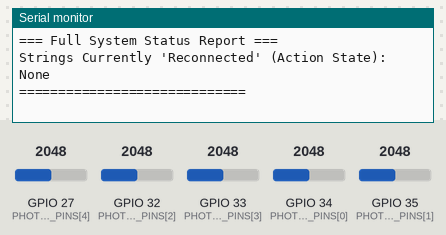
A sketch run on a simulated ESP32. Shown: the last lines printed to the serial monitor. Inputs (shaded band) come from the test bench; at power-on: GPIO 27 (PHOTODIODE_PINS[4]) = 2048, GPIO 32 (PHOTODIODE_PINS[2]) = 2048, GPIO 33 (PHOTODIODE_PINS[3]) = 2048, GPIO 34 (PHOTODIODE_PINS[0]) = 2048, GPIO 35 (PHOTODIODE_PINS[1]) = 2048.

Above: at 3.2 s.
3.3 s: GPIO 27 (PHOTODIODE_PINS[4]) set to 1960
At 4.0 s:
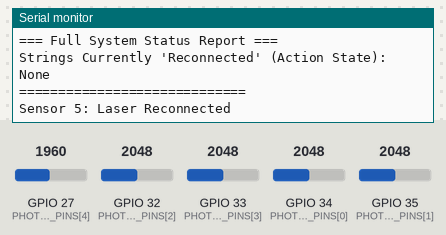
5.6 s: GPIO 32 (PHOTODIODE_PINS[2]) set to 1960
At 7.5 s:
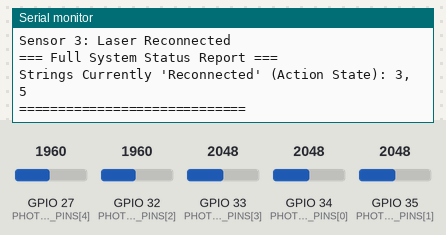
8.6 s: GPIO 33 (PHOTODIODE_PINS[3]) set to 1960
At 9.6 s:
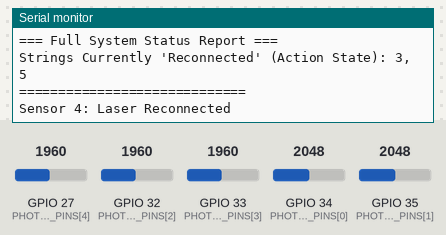
11.6 s: GPIO 34 (PHOTODIODE_PINS[0]) set to 1960
At 12.8 s:
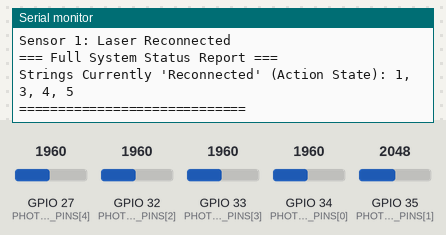
14.6 s: GPIO 35 (PHOTODIODE_PINS[1]) set to 1960
At 15.4 s:
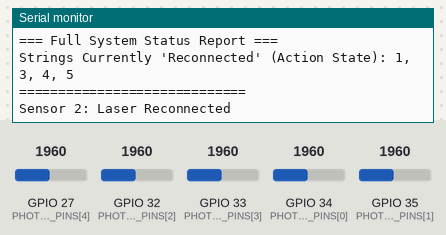
17.6 s: GPIO 27 (PHOTODIODE_PINS[4]) set to 2866
At 17.97 s:
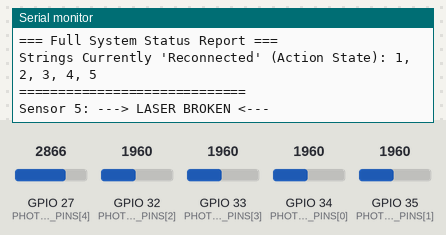
Timing chart, 0 to 20.1 s (numbered marks = the images above; inputs shaded):
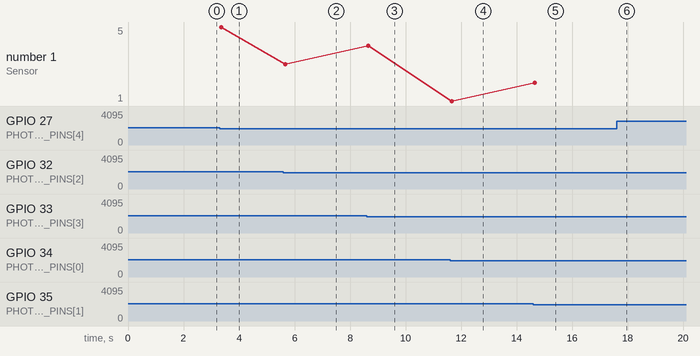

The sketch:

Threshhold_Avg_Test.ino
```cpp
// --- PIN DEFINITIONS ---
const int PHOTODIODE_PINS[5] = {34, 35, 32, 33, 27}; // Photodiode input pins
const int LASER_POWER_PIN = 13;                      // MOSFET pin to control all lasers

// --- GLOBAL CONSTANTS & VARIABLES ---
const int NUM_SENSORS = 5;
const int CALIBRATION_SAMPLES = 50; // Number of readings to average for calibration
const int DEBOUNCE_DELAY = 50;      // How long a state must be stable (in ms) to be confirmed

// Array to store the calculated threshold for each sensor
int thresholds[NUM_SENSORS];

// Arrays for debouncing logic
bool previousStates[NUM_SENSORS];       // Stores the last confirmed state (broken or not)
bool pendingStates[NUM_SENSORS];        // Stores the potential new state during the debounce period
unsigned long lastChangeTime[NUM_SENSORS]; // Stores the time of the last detected change

// --- SETUP: INITIALIZATION AND CALIBRATION ---
void setup() {
  // 1. Initialize serial communication
  Serial.begin(115200);
  Serial.println("System starting up...");

  // 2. Initialize all state-tracking arrays
  for (int i = 0; i < NUM_SENSORS; i++) {
    previousStates[i] = false; // All lasers start as "reconnected"
    pendingStates[i] = false;
    lastChangeTime[i] = 0;
  }

  // 3. Configure the laser power pin as an output
  pinMode(LASER_POWER_PIN, OUTPUT);
  digitalWrite(LASER_POWER_PIN, LOW); // Lasers start off

  // 4. Run the calibration routine to find unique thresholds
  calibrateSensors();

  // 5. Turn lasers ON for continuous monitoring
  digitalWrite(LASER_POWER_PIN, HIGH);
  Serial.println("Lasers are now ON. Continuously monitoring for broken beams...");
}


// --- MAIN LOOP: CONTINUOUSLY CHECK SENSORS (WITH DEBOUNCING) ---
void loop() {
  for (int i = 0; i < NUM_SENSORS; i++) {
    int photodiodeValue = analogRead(PHOTODIODE_PINS[i]);

    // Determine the current state based on the robust threshold
    // A low value means the beam is blocked.
    bool laserBroken = photodiodeValue < thresholds[i];

    // Check if the reading is different from the last PENDING state.
    // This detects the very beginning of a potential change.
    if (laserBroken != pendingStates[i]) {
      lastChangeTime[i] = millis(); // Reset the debounce timer
      pendingStates[i] = laserBroken;
    }

    // Check if the state has been stable for longer than the debounce delay
    if ((millis() - lastChangeTime[i]) > DEBOUNCE_DELAY) {
      // If the stable state is different from the last CONFIRMED state, we have a real event.
      if (pendingStates[i] != previousStates[i]) {
        Serial.print("Sensor ");
        Serial.print(i + 1);
        // *** MODIFIED LOGIC: Swapped the output messages as requested ***
        if (pendingStates[i]) {
          Serial.println(": Laser Reconnected"); // This now prints when the beam is broken
        } else {
          Serial.println(": ---> LASER BROKEN <---"); // This now prints when the beam is reconnected
        }
        previousStates[i] = pendingStates[i]; // Lock in the new state
      }
    }
  }

  // Print a full status report periodically
  printFullStatus();

  // Small delay to prevent the loop from running too fast
  delay(10);
}


// --- FUNCTION: AUTOMATIC SENSOR CALIBRATION ---
void calibrateSensors() {
  long laserOnReadings[NUM_SENSORS] = {0};
  long ambientReadings[NUM_SENSORS] = {0};

  Serial.println("\n--- Starting Sensor Calibration ---");

  // Step A: Get readings with lasers ON
  Serial.println("Turning lasers ON for calibration...");
  digitalWrite(LASER_POWER_PIN, HIGH);
  delay(500);

  for (int i = 0; i < NUM_SENSORS; i++) {
    long sum = 0;
    for (int j = 0; j < CALIBRATION_SAMPLES; j++) {
      sum += analogRead(PHOTODIODE_PINS[i]);
      delay(2);
    }
    laserOnReadings[i] = sum / CALIBRATION_SAMPLES;
  }

  // Step B: Get readings with lasers OFF (ambient light)
  Serial.println("Turning lasers OFF for calibration...");
  digitalWrite(LASER_POWER_PIN, LOW);
  delay(500);

  for (int i = 0; i < NUM_SENSORS; i++) {
    long sum = 0;
    for (int j = 0; j < CALIBRATION_SAMPLES; j++) {
      sum += analogRead(PHOTODIODE_PINS[i]);
      delay(2);
    }
    ambientReadings[i] = sum / CALIBRATION_SAMPLES;
  }

  // Step C: Calculate the robust threshold for each sensor
  Serial.println("\n--- Calibration Results ---");
  for (int i = 0; i < NUM_SENSORS; i++) {
    // Calculate the total range between on and off
    long range = laserOnReadings[i] - ambientReadings[i];
    // Set the threshold 75% of the way from ambient to on for better noise rejection
    thresholds[i] = ambientReadings[i] + (range * 0.75);

    Serial.print("Sensor ");
    Serial.print(i + 1);
    Serial.print(": Laser ON Avg = ");
    Serial.print(laserOnReadings[i]);
    Serial.print(", Ambient Avg = ");
    Serial.print(ambientReadings[i]);
    Serial.print(" -> Calculated Threshold = ");
    Serial.println(thresholds[i]);
  }
  Serial.println("--- Calibration Complete ---\n");
}


// --- FUNCTION: PRINT PERIODIC FULL STATUS REPORT ---
void printFullStatus() {
  static unsigned long lastPrintTime = 0;

  if (millis() - lastPrintTime > 2000) {
    Serial.println("\n=== Full System Status Report ===");

    String reconnectedList = ""; // Renamed for clarity based on swapped logic
    bool anyReconnected = false;

    for (int i = 0; i < NUM_SENSORS; i++) {
      // Report based on the last confirmed (debounced) state
      // With the swapped logic, previousStates[i] being true now means "Reconnected"
      if (previousStates[i]) {
        if (anyReconnected) reconnectedList += ", ";
        reconnectedList += String(i + 1);
        anyReconnected = true;
      }
    }

    // *** MODIFIED LOGIC: Changed reporting message to align with swapped output ***
    Serial.print("Strings Currently 'Reconnected' (Action State): ");
    Serial.println(anyReconnected ? reconnectedList : "None");
    Serial.println("=============================\n");

    lastPrintTime = millis();
  }
}
```

Measured:
- after the input at 3.3 s, the serial monitor: prints a new line after 0.05 s (image 1)
- after the input at 5.6 s, the serial monitor: prints a new line after 0.06 s (image 2)
- after the input at 8.6 s, the serial monitor: prints a new line after 0.06 s (image 3)
- after the input at 11.6 s, the serial monitor: prints a new line after 0.06 s (image 4)
- after the input at 14.6 s, the serial monitor: prints a new line after 0.06 s (image 5)
- after the input at 17.6 s, the serial monitor: prints a new line after 0.06 s (image 6)
- plotted number 1: 5 → 3 after the input at 5.6 s, 3 → 4 after the input at 8.6 s, 4 → 1 after the input at 11.6 s, 1 → 2 after the input at 14.6 s
